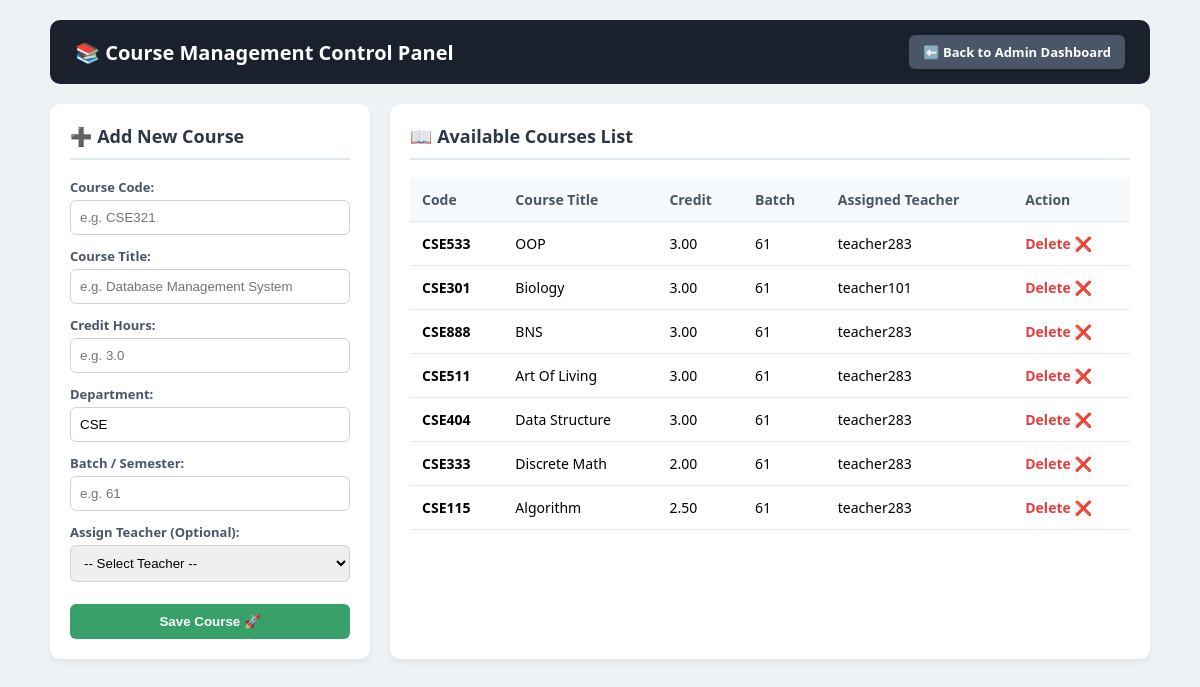
The app's page /courses.php (signed in), older data.
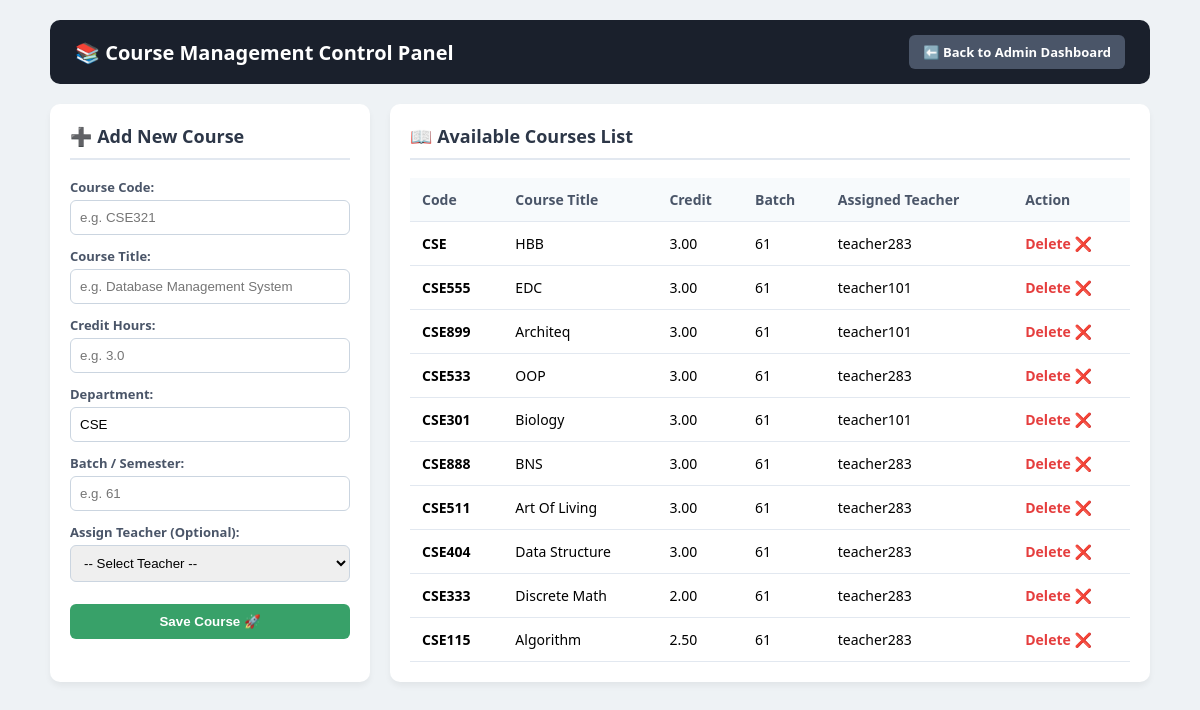
The same page, newer data.
### tables this page shows
CREATE TABLE `courses` (
  `id` int(11) NOT NULL,
  `course_code` varchar(20) NOT NULL,
  `course_name` varchar(100) NOT NULL,
  `credits` decimal(3,2) NOT NULL,
  `department_id` int(11) DEFAULT NULL,
  `assigned_teacher` varchar(100) DEFAULT NULL,
  `batch` varchar(20) DEFAULT NULL
);

### courses.php (the view, shortened to what this page needs)
<?php
require_once 'config.php';
$courses_list = $conn->query("SELECT * FROM courses ORDER BY id DESC");
?>
<!DOCTYPE html>
<html lang="en">
<head>
</head>
<body>
<div class="container">
    <div class="header">
        <h2>📚 Course Management Control Panel</h2>
        <a href="admin_dashboard.php" class="btn-back">⬅️ Back to Admin Dashboard</a>
    </div>
    <div class="main-grid">
        <div class="card">
            <h3>➕ Add New Course</h3>
            <form action="" method="POST">
                <div class="form-group">
                    <label>Course Code:</label>
                    <input type="text" name="course_code" placeholder="e.g. CSE321" required>
                </div>
                <div class="form-group">
                    <label>Course Title:</label>
                    <input type="text" name="course_name" placeholder="e.g. Database Management System" required>
                </div>
                <div class="form-group">
                    <label>Credit Hours:</label>
                    <input type="number" step="0.5" name="credits" placeholder="e.g. 3.0" required>
                </div>
                <div class="form-group">
                    <label>Department:</label>
                    <input type="text" name="department" value="CSE" required>
                </div>
                <div class="form-group">
                    <label>Batch / Semester:</label>
                    <input type="text" name="batch" placeholder="e.g. 61" required>
                </div>
                <div class="form-group">
                    <label>Assign Teacher (Optional):</label>
                    <select name="teacher">
                        <option value="">-- Select Teacher --</option>
                    </select>
                </div>
                <button type="submit" name="add_course" class="btn-submit">Save Course 🚀</button>
            </form>
        </div>
        <div class="card">
            <h3>📖 Available Courses List</h3>
            <table>
                <thead>
                    <tr>
                        <th>Code</th>
                        <th>Course Title</th>
                        <th>Credit</th>
                        <th>Batch</th>
                        <th>Assigned Teacher</th>
                        <th>Action</th>
                    </tr>
                </thead>
                <tbody>
                    <?php if ($courses_list && $courses_list->num_rows > 0): ?>
                        <?php while ($course = $courses_list->fetch_assoc()): ?>
                            <tr>
                                <td><b><?php echo htmlspecialchars($course['course_code']); ?></b></td>
                                <td><?php echo htmlspecialchars($course['course_name']); ?></td>
                                <td><?php echo htmlspecialchars($course['credits']); ?></td>
                                <td><?php echo !empty($course['batch']) ? htmlspecialchars($course['batch']) : 'N/A'; ?></td>
                                <td>
                                    <?php
                                        echo !empty($course['assigned_teacher'])
                                            ? htmlspecialchars($course['assigned_teacher'])
                                            : '<span style="color:#a0aec0; font-style:italic;">Not Assigned</span>';
                                    ?>
                                </td>
                                <td>
                                    <a href="courses.php?delete_id=<?php echo $course['id']; ?>" class="btn-del" onclick="return confirm('Delete this course?');">Delete ❌</a>
                                </td>
                            </tr>
                        <?php endwhile; ?>
                    <?php else: ?>
                        <tr><td colspan="6" style="text-align:center; color:#777;">No courses added yet.</td></tr>
                    <?php endif; ?>
                </tbody>
            </table>
        </div>
    </div>
</div>
</body>
</html>

Row changes from the older to the newer data that the page shows:
added courses: course_code "CSE", course_name "HBB", credits "3.00", batch "61", assigned_teacher "teacher283"
added courses: course_code "CSE555", course_name "EDC", credits "3.00", batch "61", assigned_teacher "teacher101"
added courses: course_code "CSE899", course_name "Architeq", credits "3.00", batch "61", assigned_teacher "teacher101"
